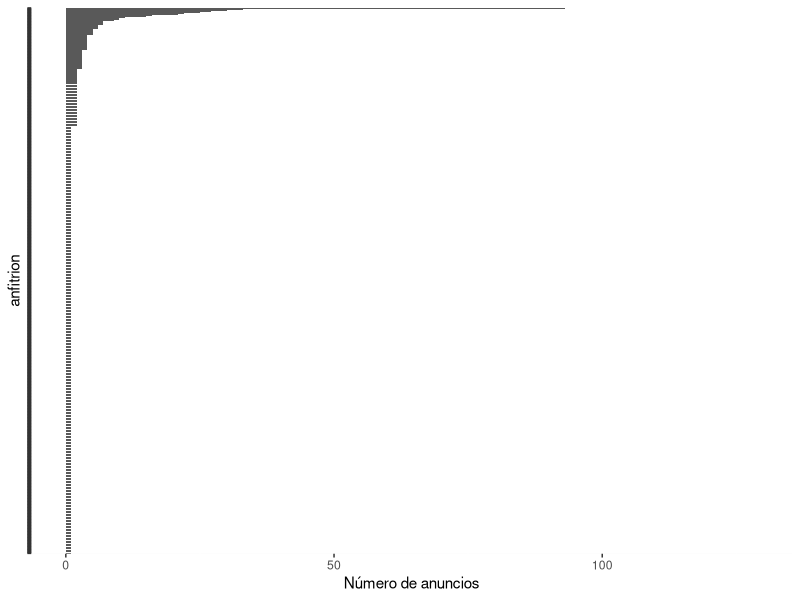
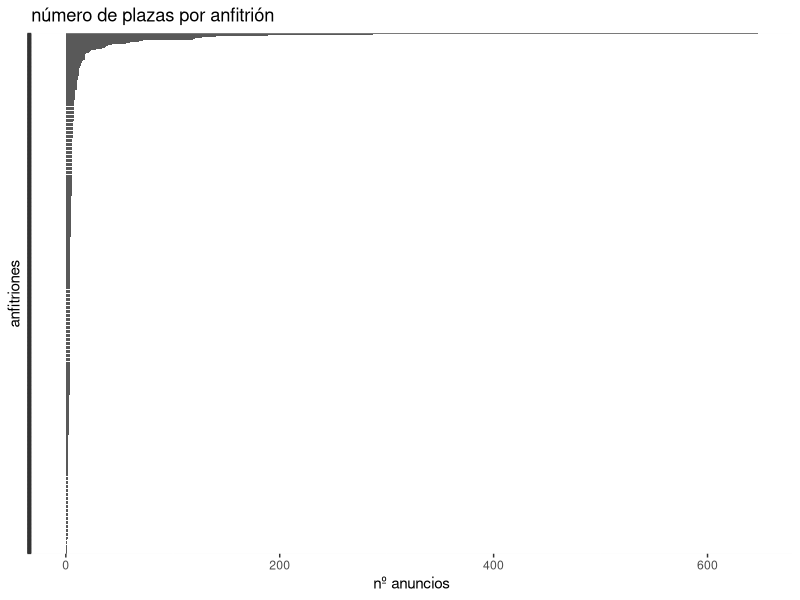

These figures' R source, in order:
## ---- chunk 1
# Este documento en Rmarkdown está pensado para producir un informe a partir de datos de Airbnb de InsideAirbnb.com (http://insideairbnb.com/)

# Selecciona región/lugar a analizar en las dos siguientes variables
local_activo_name = "Donostia" #cambia 'Zarautz' por el municipio que quieras analizar

# Instala y carga librerías

# la primera vez necesitas instalar
# install.packages("tidyverse")

library(tidyverse)

library(ggplot2) #ya incluido en tidyverse
# library(dplyr) #ya incluido en tidyverse

# carga librería para reagrupar tablas de datos y hacer "melt"
# library("reshape2") #no sé la diferencia con "reshape"

# Carga datos

# introduce el path de tu archivo listings. Necesitas desactivar Quotes, porque el texto incluye \"
listings_simple <- read.delim("../../data/original/180423_listings-airbnb-donostia_datahippo.csv",sep = ",")
# Load reviews
# reviews <- read.csv("../../data/original/reviews_euskadi.csv",sep = ",")

attach(listings_simple)

# Selecciona archivo listings
local_activo = listings_simple

attach(local_activo)
## ---- chunk 2
# To change plot order of bars, change levels in underlying factor
reorder_size <- function(x) {
  factor(x, levels = names(sort(table(x))))
}

ggplot(local_activo) +geom_bar(mapping = aes(reorder_size(host.id))) + coord_flip() + theme(axis.text.y = element_blank()) + labs(y = "Número de anuncios", x = "anfitrion")

# Otra forma de hacer lo mismo
nanuncios <- table(local_activo$host.id) #crea tabla con frecuencias (count) de anfitriones (host_id) con anuncios
nanuncios <- nanuncios[order(-nanuncios)] #reordena de mayor a menor
anfitriones_anuncios <- data.frame(nanuncios) # crea data frame
anfitriones_anuncios$host_id <- row.names(nanuncios)

# gráfico (repite el anterior, por eso está comentado)
# ggplot(anfitriones_anuncios) + geom_bar(stat='identity', aes(x = host_id, y = Freq)) + labs(x = "Número de anuncios", y = "anfitrion") + coord_flip()
    
# exporta datos a csv
# write.csv(propietarios, "data/output/propietarios_id_n_alojamientos_donostia.csv") 
## ---- chunk 3
# install package "knitr" and "rmarkdown" if not installed
# install.packages("knitr")
# install.packages("rmarkdown")

# Load "knitr"
library(knitr,quietly=T)

propietarios <- table(local_activo$host.id) #crea tabla con frecuencias (count) de anfitriones (host_id) con anuncios
propietarios <- propietarios[order(-propietarios)] #reordena de mayor a menor
propietarios_nalojamientos <- data.frame(propietarios) # crea data frame

kable(as.data.frame(propietarios_nalojamientos[1:20,]),caption = "Los 20 anfitriones con más alojamientos (id)",col.names = c("host_id","alojamientos"))

# nalojamientos <- donostia %>%
#   group_by(host_id) %>%
#   summarize(sum.alojamientos=count(requires_license)) %>%
# arrange(desc(sum.alojamientos))
# kable(nalojamientos[1:20,],caption = "Los 20 anfitriones con más alojamientos (id)")
## ---- chunk 4
library(dplyr)
# 1: filter to keep three states.  
# basic_summ = filter(mprices, state %in% c("California", "New York", "Illinois"))
 
# 2: set up data frame for by-group processing.  
naccommodates = group_by(local_activo, host.id)
 
# 3: calculate the three summary metrics
naccommodates = summarise( naccommodates, accommodates_sum = sum(capacity) )
naccommodates <- naccommodates[with(naccommodates, order(-accommodates_sum)), ]
  
ggplot(naccommodates) +
  geom_bar(stat='identity', aes(x = reorder(host.id,accommodates_sum), y = accommodates_sum)) + coord_flip() + theme(axis.text.y = element_blank()) + 
  labs(x = "anfitriones", y = "nº anuncios", title= "número de plazas por anfitrión" ) 
# + scale_y_continuous(breaks=seq(0,300,10))
## ---- chunk 5
kable(naccommodates[1:30,],caption = "Los 30 anfitriones (host_id) con más alojamientos tienen n plazas (accomodates)",col.names = c("host_id","plazas"))
